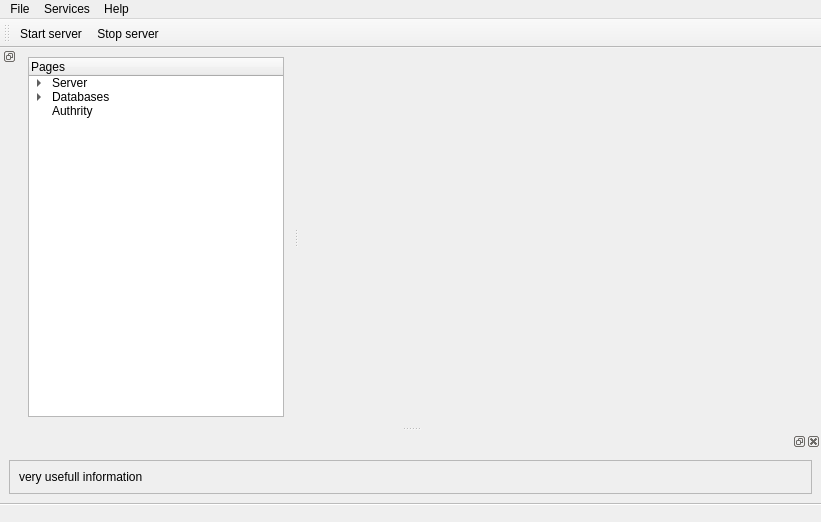
<?xml version="1.0" encoding="UTF-8"?>
<ui version="4.0">
 <class>GUI</class>
 <widget class="QMainWindow" name="GUI">
  <property name="windowModality">
   <enum>Qt::WindowModal</enum>
  </property>
  <property name="geometry">
   <rect>
    <x>0</x>
    <y>0</y>
    <width>821</width>
    <height>522</height>
   </rect>
  </property>
  <property name="sizePolicy">
   <sizepolicy hsizetype="Preferred" vsizetype="Preferred">
    <horstretch>0</horstretch>
    <verstretch>0</verstretch>
   </sizepolicy>
  </property>
  <property name="windowTitle">
   <string>GUI</string>
  </property>
  <property name="documentMode">
   <bool>false</bool>
  </property>
  <property name="tabShape">
   <enum>QTabWidget::Rounded</enum>
  </property>
  <property name="dockOptions">
   <set>QMainWindow::AllowTabbedDocks|QMainWindow::AnimatedDocks|QMainWindow::GroupedDragging</set>
  </property>
  <widget class="QWidget" name="centralwidget">
   <property name="sizePolicy">
    <sizepolicy hsizetype="Expanding" vsizetype="Expanding">
     <horstretch>0</horstretch>
     <verstretch>0</verstretch>
    </sizepolicy>
   </property>
   <layout class="QFormLayout" name="formLayout">
    <item row="0" column="1">
     <widget class="QStackedWidget" name="page_view">
      <property name="sizePolicy">
       <sizepolicy hsizetype="Expanding" vsizetype="Expanding">
        <horstretch>0</horstretch>
        <verstretch>0</verstretch>
       </sizepolicy>
      </property>
      <property name="maximumSize">
       <size>
        <width>16777215</width>
        <height>16777215</height>
       </size>
      </property>
      <property name="frameShadow">
       <enum>QFrame::Raised</enum>
      </property>
      <property name="midLineWidth">
       <number>2</number>
      </property>
      <property name="currentIndex">
       <number>1</number>
      </property>
      <widget class="QWidget" name="page"/>
      <widget class="QWidget" name="page_2"/>
     </widget>
    </item>
   </layout>
  </widget>
  <widget class="QMenuBar" name="menubar">
   <property name="geometry">
    <rect>
     <x>0</x>
     <y>0</y>
     <width>821</width>
     <height>22</height>
    </rect>
   </property>
   <widget class="QMenu" name="menuFile">
    <property name="title">
     <string>File</string>
    </property>
    <addaction name="actionMinimize"/>
    <addaction name="actionQuit"/>
   </widget>
   <widget class="QMenu" name="menuServices">
    <property name="title">
     <string>Services</string>
    </property>
    <addaction name="actionProperties"/>
   </widget>
   <widget class="QMenu" name="menuHelp">
    <property name="title">
     <string>Help</string>
    </property>
    <addaction name="actionVisit_shelly_wiki"/>
   </widget>
   <addaction name="menuFile"/>
   <addaction name="menuServices"/>
   <addaction name="menuHelp"/>
  </widget>
  <widget class="QStatusBar" name="statusbar">
   <property name="enabled">
    <bool>true</bool>
   </property>
   <property name="sizePolicy">
    <sizepolicy hsizetype="Preferred" vsizetype="Expanding">
     <horstretch>0</horstretch>
     <verstretch>0</verstretch>
    </sizepolicy>
   </property>
   <property name="contextMenuPolicy">
    <enum>Qt::NoContextMenu</enum>
   </property>
   <property name="acceptDrops">
    <bool>true</bool>
   </property>
   <property name="layoutDirection">
    <enum>Qt::LeftToRight</enum>
   </property>
   <property name="autoFillBackground">
    <bool>false</bool>
   </property>
   <property name="styleSheet">
    <string notr="true">border-top: 2px solid #bbb;
border-style: groove;</string>
   </property>
   <property name="sizeGripEnabled">
    <bool>false</bool>
   </property>
  </widget>
  <widget class="QDockWidget" name="pages_dock">
   <property name="acceptDrops">
    <bool>false</bool>
   </property>
   <property name="layoutDirection">
    <enum>Qt::LeftToRight</enum>
   </property>
   <property name="floating">
    <bool>false</bool>
   </property>
   <property name="features">
    <set>QDockWidget::DockWidgetFloatable|QDockWidget::DockWidgetMovable|QDockWidget::DockWidgetVerticalTitleBar</set>
   </property>
   <attribute name="dockWidgetArea">
    <number>1</number>
   </attribute>
   <widget class="QWidget" name="dockWidgetContents_2">
    <layout class="QHBoxLayout" name="horizontalLayout">
     <item>
      <widget class="QTreeWidget" name="pages_list">
       <column>
        <property name="text">
         <string>Pages</string>
        </property>
       </column>
       <item>
        <property name="text">
         <string>Server</string>
        </property>
        <item>
         <property name="text">
          <string>Server info</string>
         </property>
        </item>
        <item>
         <property name="text">
          <string>Connections</string>
         </property>
        </item>
        <item>
         <property name="text">
          <string>Data usage</string>
         </property>
        </item>
       </item>
       <item>
        <property name="text">
         <string>Databases</string>
        </property>
        <item>
         <property name="text">
          <string>Show</string>
         </property>
        </item>
       </item>
       <item>
        <property name="text">
         <string>Authrity</string>
        </property>
       </item>
      </widget>
     </item>
    </layout>
   </widget>
  </widget>
  <widget class="QDockWidget" name="info_dock">
   <attribute name="dockWidgetArea">
    <number>8</number>
   </attribute>
   <widget class="QWidget" name="dockWidgetContents_6">
    <layout class="QGridLayout" name="gridLayout_2">
     <item row="0" column="0">
      <widget class="QFrame" name="frame">
       <property name="frameShape">
        <enum>QFrame::StyledPanel</enum>
       </property>
       <property name="frameShadow">
        <enum>QFrame::Raised</enum>
       </property>
       <layout class="QHBoxLayout" name="horizontalLayout_2">
        <item>
         <widget class="QLabel" name="label">
          <property name="text">
           <string>very usefull information</string>
          </property>
         </widget>
        </item>
       </layout>
      </widget>
     </item>
    </layout>
   </widget>
  </widget>
  <widget class="QToolBar" name="toolBar">
   <property name="windowTitle">
    <string>toolBar</string>
   </property>
   <attribute name="toolBarArea">
    <enum>TopToolBarArea</enum>
   </attribute>
   <attribute name="toolBarBreak">
    <bool>false</bool>
   </attribute>
   <addaction name="actionStart_server"/>
   <addaction name="actionStop_server"/>
  </widget>
  <action name="actionVisit_shelly_wiki">
   <property name="text">
    <string>Visit shelly wiki</string>
   </property>
  </action>
  <action name="actionMinimize">
   <property name="text">
    <string>Minimize</string>
   </property>
  </action>
  <action name="actionQuit">
   <property name="text">
    <string>Quit</string>
   </property>
  </action>
  <action name="actionProperties">
   <property name="text">
    <string>Properties</string>
   </property>
  </action>
  <action name="actionStart_server">
   <property name="text">
    <string>Start server</string>
   </property>
  </action>
  <action name="actionStop_server">
   <property name="text">
    <string>Stop server</string>
   </property>
  </action>
 </widget>
 <resources/>
 <connections/>
</ui>
